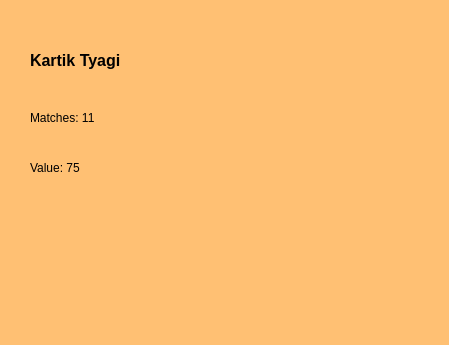
<?xml version="1.0" encoding="UTF-8"?>
<ui version="4.0">
 <class>Dialog</class>
 <widget class="QDialog" name="Dialog">
  <property name="geometry">
   <rect>
    <x>0</x>
    <y>0</y>
    <width>449</width>
    <height>345</height>
   </rect>
  </property>
  <property name="windowTitle">
   <string>Dialog</string>
  </property>
  <property name="styleSheet">
   <string notr="true">background-color: rgb(255, 192, 115);</string>
  </property>
  <widget class="QLabel" name="label_2">
   <property name="geometry">
    <rect>
     <x>30</x>
     <y>40</y>
     <width>121</width>
     <height>41</height>
    </rect>
   </property>
   <property name="font">
    <font>
     <family>Arial</family>
     <pointsize>12</pointsize>
     <weight>75</weight>
     <bold>true</bold>
    </font>
   </property>
   <property name="text">
    <string>Kartik Tyagi</string>
   </property>
  </widget>
  <widget class="QLabel" name="label_3">
   <property name="geometry">
    <rect>
     <x>30</x>
     <y>110</y>
     <width>81</width>
     <height>16</height>
    </rect>
   </property>
   <property name="text">
    <string>Matches: 11</string>
   </property>
  </widget>
  <widget class="QLabel" name="label_4">
   <property name="geometry">
    <rect>
     <x>30</x>
     <y>160</y>
     <width>71</width>
     <height>16</height>
    </rect>
   </property>
   <property name="text">
    <string>Value: 75</string>
   </property>
  </widget>
  <widget class="QLabel" name="label">
   <property name="geometry">
    <rect>
     <x>210</x>
     <y>60</y>
     <width>181</width>
     <height>261</height>
    </rect>
   </property>
   <property name="text">
    <string/>
   </property>
   <property name="pixmap">
    <pixmap>Players/kartik.png</pixmap>
   </property>
  </widget>
 </widget>
 <resources/>
 <connections/>
</ui>
